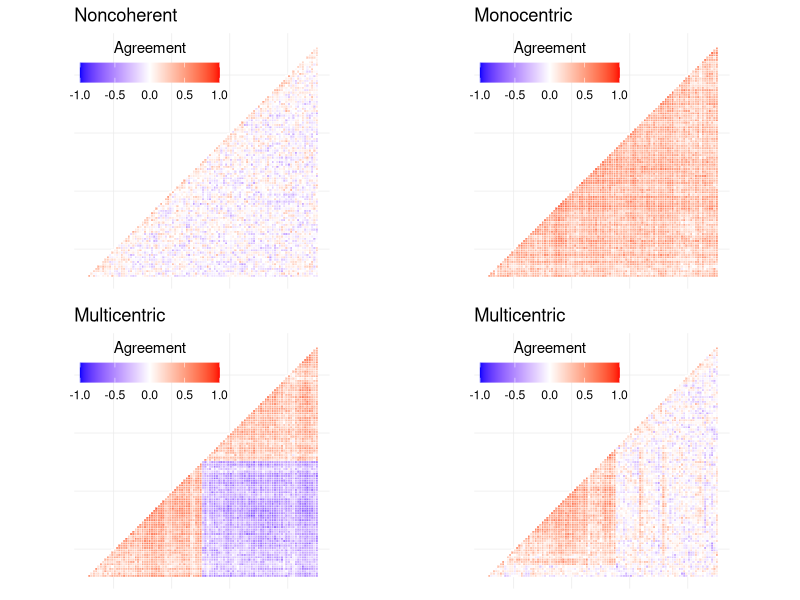

Recreate this plot in R.

# Clear the workspace
rm( list = ls() )


library( dplyr )     # for working with the data
library( reshape2 )  # for reworking the data
library( ggplot2 )   # for plotting
library( gridExtra ) # for plotting grids
library( grid )      # for plotting titles on the grid

# set seed to reproduce same objects
set.seed( 2468 )


# ================================================================== #
# Function to create the agreement matrix ----
# The equation comes from pg. 65 of Purzycki, B. G., & Jamieson-Lane, A. (2016). AnthroTools. Cross-Cultural Research, 51(1), 51-74. doi:10.1177/1069397116680352.

DiscountedAgreementMatrix <-
  function( response.mat, n.responses ){
    discounted.matrix= matrix( 0, nrow( response.mat ),nrow( response.mat ) )
    for( i in 1:nrow( discounted.matrix ) ){
      for( j in 1:ncol( discounted.matrix ) ){
        discounted.matrix[i,j] <- mean( response.mat[i,] == response.mat[j,], na.rm = TRUE ) # Create the average number of items i and j agree on
      }             
    }
    discounted.matrix <- ( discounted.matrix*n.responses -1 ) / (n.responses-1 ) # Correct the average agreement for guessing
    diag( discounted.matrix ) <- 0 # set the diagonal to zero
    discounted.matrix[is.finite(discounted.matrix) == FALSE] <- 0 # adjust Inf values to zero (if any)
    return( discounted.matrix ) 
  }


# Create data for the plot.
dat.for.plot <- function( cormat ){
  dd <- as.dist( ( 1-cormat )/2 ) # Use correlation between variables as distance
  hc <- hclust( dd )
  cormat <-cormat[hc$order, hc$order]
  cormat[lower.tri( cormat )] <- NA # set the lower part of the triangle as missing (redundant information)
  cor.dat <- melt( cormat, na.rm = TRUE ) # create the dataframe
  return( cor.dat )
}


# ================================================================== #
# Create the data objects ----

nResp <- 100
nVars <- 50 

# build the function to create the response matrices
build.responses <- function( nResp, nVars, probValue, nresponses ){

  # create the blank object
  Response <- matrix( NA, nrow = nResp, ncol = nVars )
  
  # loop through to create the responses
  for( i in 1: nVars ){
    Response[,i] <- rbinom( nResp, 1, prob = probValue )
  }
  
  # create the agreement matrix
  Agreement <- DiscountedAgreementMatrix( Response, nresponses )
  
  # Assign the agreement matrix to the object to plot
  AgreementDat <- dat.for.plot( Agreement )
  
  # return the agreement data as a data frame to plot
  return( AgreementDat )
    
}

noConAgreementDat <- build.responses( nResp, nVars, probValue = 0.5, nresponses = 2 )
ConAgreementDat   <- build.responses( nResp, nVars, probValue = 0.8, nresponses = 2 )


# build the function to create the response matrices
build.het.responses <- function( nResp, nVars, probValue1, probValue2, nresponses ){
  
  # create the blank object
  Response <- matrix( NA, nrow = nResp, ncol = nVars )
  
  # loop through to create the responses
  for( i in 1: nResp / 2 ){
    Response[i,] <- rbinom( nResp / 2, 1, prob = probValue1 )
    Response[i + nResp / 2,] <- rbinom( nResp / 2, 1, prob = probValue2 )
  }
  
  # create the agreement matrix
  Agreement <- DiscountedAgreementMatrix( Response, nresponses )
  
  # Assign the agreement matrix to the object to plot
  AgreementDat <- dat.for.plot( Agreement )
  
  # return the agreement data as a data frame to plot
  return( AgreementDat )
  
}

HetConAgreementDat   <- build.het.responses( nResp, nVars, probValue1 = 0.8, probValue2 = 0.2, nresponses = 2 )
HetConNoAgreementDat <- build.het.responses( nResp, nVars, probValue1 = 0.8, probValue2 = 0.5, nresponses = 2 )


# ================================================================== #
# Plotting results ----


datToPlot <- list( noConAgreementDat, ConAgreementDat, HetConAgreementDat, HetConNoAgreementDat )

titlesPlot <- c(
  "Noncoherent",
  "Monocentric",
  "Multicentric",
  "Multicentric"
)

plotList <- list()

for( i in 1: length( datToPlot ) ) {
  
  plotList[[i]] <- ggplot( data = datToPlot[[i]], aes( Var2, Var1, fill = value ) ) +
    geom_tile( color = "white" ) +
    scale_fill_gradient2( low = "blue", high = "red", mid = "white", 
                          midpoint = 0, limit = c( -1,1 ), space = "Lab", 
                          name="Agreement" ) +
    theme_minimal() + 
    coord_fixed() + 
    theme(
      axis.title.x = element_blank(), axis.title.y = element_blank(),
      axis.text.x=element_blank(), axis.text.y=element_blank(),
      panel.grid.major = element_blank(),
      panel.border = element_blank(),
      panel.background = element_blank(),
      axis.ticks = element_blank(),
      legend.justification = c(1, 0),
      legend.position = c(0.6, 0.7),
      legend.direction = "horizontal") +
    guides(fill = guide_colorbar( barwidth = 7, barheight = 1,
                                  title.position = "top", title.hjust = 0.5) ) +
    ggtitle( titlesPlot[i] )
  #print( plotList[[i]] )

}


grid.arrange( 
  plotList[[1]],plotList[[2]], plotList[[3]], plotList[[4]],
  nrow = 2, ncol = 2
)


